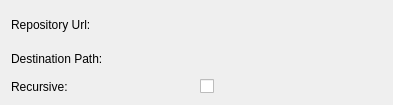
<ui version="4.0" >
 <class>SvnCheckoutMetadataWidget</class>
 <widget class="QWidget" name="SvnCheckoutMetadataWidget" >
  <property name="geometry" >
   <rect>
    <x>0</x>
    <y>0</y>
    <width>393</width>
    <height>105</height>
   </rect>
  </property>
  <property name="windowTitle" >
   <string>Checkout</string>
  </property>
  <layout class="QGridLayout" >
   <item row="0" column="0" >
    <widget class="QLabel" name="label" >
     <property name="text" >
      <string>Repository Url:</string>
     </property>
    </widget>
   </item>
   <item row="0" column="1" >
    <widget class="KUrlRequester" name="src" />
   </item>
   <item row="1" column="0" >
    <widget class="QLabel" name="label_2" >
     <property name="text" >
      <string>Destination Path:</string>
     </property>
    </widget>
   </item>
   <item row="1" column="1" >
    <widget class="KUrlRequester" name="dest" />
   </item>
   <item row="2" column="0" >
    <widget class="QLabel" name="label_3" >
     <property name="text" >
      <string>Recursive:</string>
     </property>
    </widget>
   </item>
   <item row="2" column="1" >
    <widget class="QCheckBox" name="recurse" >
     <property name="text" >
      <string/>
     </property>
    </widget>
   </item>
  </layout>
 </widget>
 <customwidgets>
  <customwidget>
   <class>KUrlRequester</class>
   <extends>QFrame</extends>
   <header>kurlrequester.h</header>
  </customwidget>
 </customwidgets>
 <resources/>
 <connections/>
</ui>
